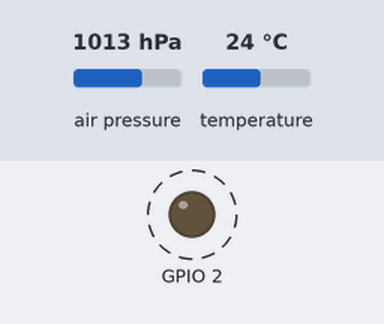
Bench run of a sketch on a simulated ESP32. On the bench: output pins drawn as LEDs (lit = HIGH). Dashed ring = blinking. The inputs (shaded band) are chosen by the test bench; at power-on: air pressure 1013 hPa, temperature 24 °C. WiFi joins after 1.5 s; servers stay silent unless stated; uploads are accepted with an empty reply; what the sketch prints to the serial monitor is not drawn.

Above: at 2.1 s.
Timing chart, 0 to 4.5 s (numbered marks = the images above):
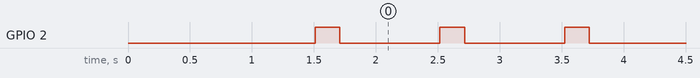

Measured:
- by itself, GPIO 2: alternates HIGH for 0.20 s and LOW for 0.81 s

The sketch:

Dados_IoT.ino
```cpp
#include <HTTPClient.h>
#include <WiFi.h>
#include "string.h"
#include <Wire.h>
#include <Adafruit_BMP085.h>

float temperatura = 0;
int pressao = 0;
float altitude = 0;

// Create object
Adafruit_BMP085 bmp;

const char* ssid     = "";     // your network SSID (name of wifi network)
const char* password = ""; // your network password

char *server = "script.google.com";  // Server URL

char *GScriptId = "AKfycbxyxUyntbTZiKqg8MPitN2ceWRkFX4EPgBz5nxzxhkNbDStbUHQZofBdBw-Gm6O0-Nv"; // script id, part of script link

const int httpsPort = 443;

void startBmp() {
  Serial.println("Starting BMP180...");
  if (!bmp.begin())
  {
    Serial.println("Could not find a valid BMP180 sensor, check wiring!");
    while (1)
    {
    }
  }
}

void startWifi(){
  Serial.print("Connecting to wifi ...");
  WiFi.begin(ssid, password);
  while (WiFi.status() != WL_CONNECTED)
  {
    delay(750);
    Serial.print(".");
  }

  Serial.println("");
  Serial.print("WiFi connected! Rede: ");
  Serial.print(ssid);
  Serial.print(", IP: ");
  Serial.println(WiFi.localIP());
}

void ScriptCode( void * pvParameters ){
  HTTPClient http;
  String payload;

  while(1) {

    String url = String("https://script.google.com") + "/macros/s/" + GScriptId + "/exec?" + "value1=" + String(temperatura, 3) + "&value2=" + pressao + "&value3=" + String(altitude, 3);

    // Making a request
    http.begin(url.c_str()); //Specify the URL and certificate
    http.setFollowRedirects(HTTPC_STRICT_FOLLOW_REDIRECTS);
    int httpCode = http.GET();

    Serial.print("Core ID: ");
    Serial.print(xPortGetCoreID());

    if (httpCode > 0) {
      payload = http.getString();
      Serial.print(" - Payload: ");
      Serial.println(payload);
    }
    else {
      Serial.println(" (!) Error on HTTP request");
    }
    http.end();

    vTaskDelay(600000 / portTICK_PERIOD_MS);
  }
}

void setup() {
  pinMode(2, OUTPUT);
  Serial.begin(115200);
  startBmp();
  startWifi();

  xTaskCreatePinnedToCore(ScriptCode,"Script",10000,NULL,5,NULL,0);
}

void loop() {

    // Disable watch dog time
  disableCore0WDT();
  disableCore1WDT();

  Serial.print("Core ID: ");
  Serial.print(xPortGetCoreID());
  Serial.print(" - Leitura do Sensor: ");

  // read sensor
  temperatura = bmp.readTemperature();
  pressao = bmp.readPressure();
  altitude = bmp.readAltitude();

  Serial.print(temperatura);
  Serial.print(" °C");
  Serial.print("  |  ");
  Serial.print(pressao);
  Serial.print(" Pa");
  Serial.print("  |  ");
  Serial.print(altitude);
  Serial.println(" m");

  digitalWrite(2, HIGH);  // blink built in led
  vTaskDelay(200 / portTICK_PERIOD_MS);
  digitalWrite(2, LOW);
  delay(800);
 }
```
